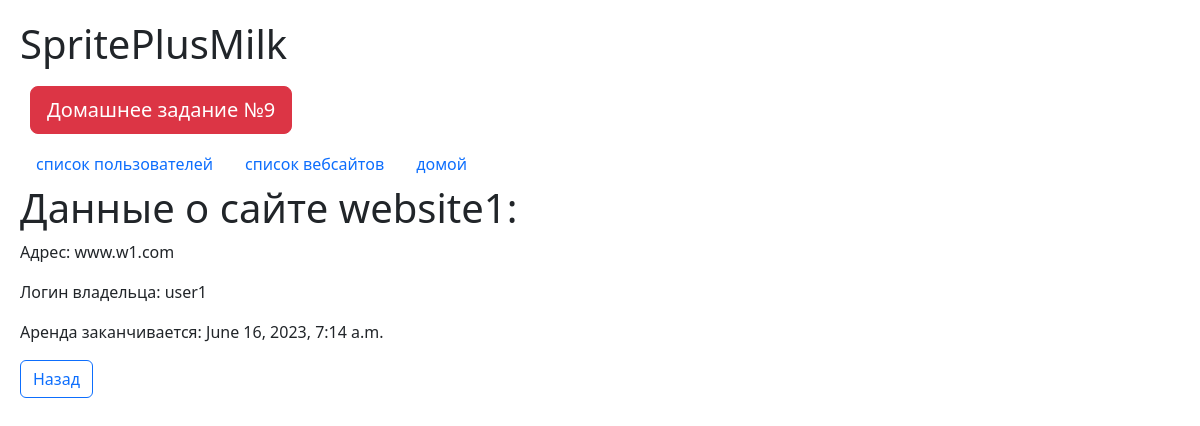
The app's page /website/1 with its own data.
### core/models.py (models this page shows)
class Website(models.Model):
    name = models.CharField(max_length=50, null=False, blank=True) # адрес сайта
    address = models.CharField(max_length=40, null=False, blank=True) # IP-адрес сайта
    owner = models.ForeignKey(Client, on_delete=models.CASCADE, related_name='website') # связь с владельцем
    expires = models.DateTimeField(default=timezone.now() + timezone.timedelta(days=30)) # дата и время окончания аренды

class Client(models.Model):
    login = models.CharField(max_length=30, null=False)
    password = models.CharField(max_length=30, null=False, blank=True)
    dns_server = models.ManyToManyField(DomainNameServer, blank=True) # доступные ДНС серверы

### core/views.py (the view)
# urls.py: path('website/<int:pk>',views.DetailWebsite.as_view(), name='detail_ws'),
class DetailWebsite(DetailView):
    model = models.Website
    template_name = 'core/website.html'
    context_object_name = 'website'

### core/templates/core/website.html
{% extends 'core/based.html'%}
{% block content%}
<h1>Данные о сайте {{website.name}}:</h1>
<p>Адрес: {{website.address}}</p>
<p>Логин владельца: {{website.owner.login}}</p>
<p>Аренда заканчивается: {{website.expires}}</p>
<a href="{% url 'core:ws_list' %}"><button type="button" class="btn btn-outline-primary">Назад</button></a>
{% endblock %}

### core/templates/core/based.html (style rules this page uses)
body { padding: 20px; }

### records on screen
Website: name "website1", address "www.w1.com", owner.login "user1", expires "June 16, 2023, 7:14 a.m."
